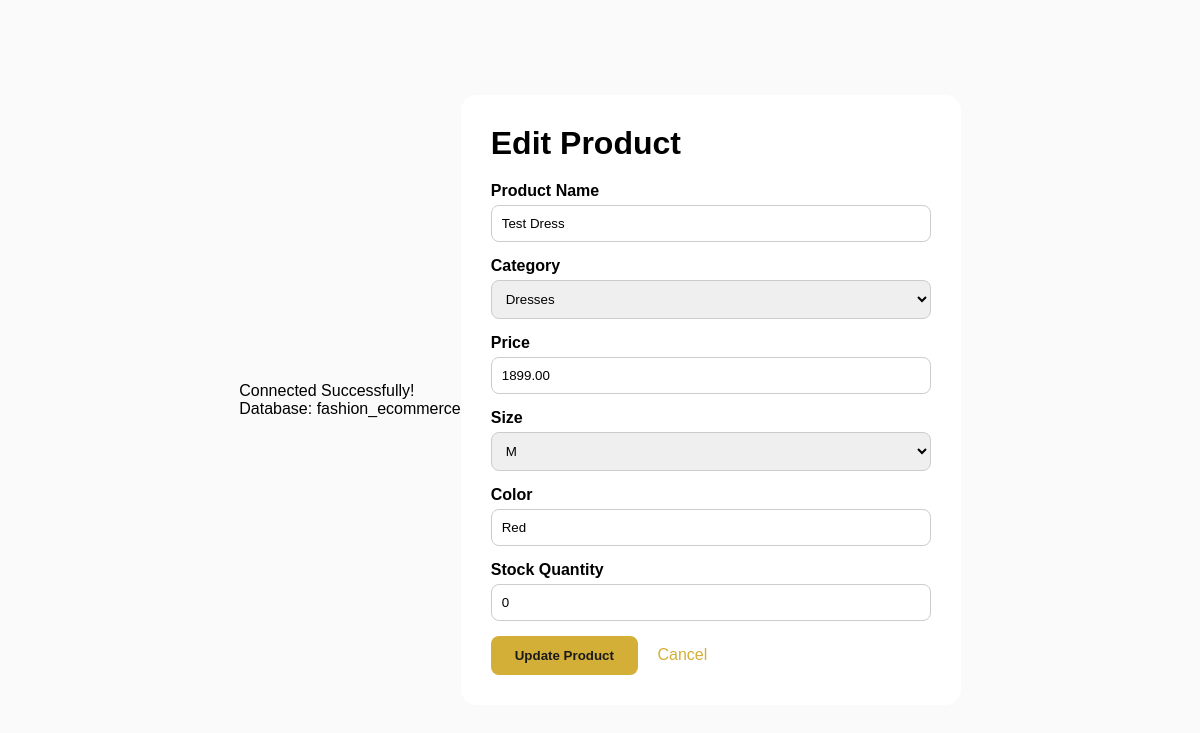
Page /edit-product.php?id=4 (signed in) on the committed database.
### tables this page shows
CREATE TABLE `products` (
  `id` int(11) NOT NULL,
  `product_name` varchar(100) NOT NULL,
  `category` varchar(50) DEFAULT NULL,
  `price` decimal(10,2) NOT NULL,
  `size` varchar(10) DEFAULT NULL,
  `color` varchar(30) DEFAULT NULL,
  `stock_quantity` int(11) DEFAULT 0,
  `created_at` timestamp NOT NULL DEFAULT current_timestamp()
);

### edit-product.php (the view, shortened to what this page needs)
<?php
include 'db-connection.php';
$id = intval($_GET['id']);
$sql = "SELECT * FROM products WHERE id = $id";
$result = mysqli_query($conn, $sql);
$product = mysqli_fetch_assoc($result);
?>
<!DOCTYPE html>
<html lang="en">
<head>
</head>
<body>
    <div class="form-container">
        <h1>Edit Product</h1>
        <form method="POST">
            <div class="form-group">
                <label>Product Name</label>
                <input type="text" name="product_name" value="<?php echo htmlspecialchars($product['product_name']); ?>" required>
            </div>
            <div class="form-group">
                <label>Category</label>
                <select name="category">
                    <option <?php echo $product['category']=='Dresses'?'selected':''; ?>>Dresses</option>
                </select>
            </div>
            <div class="form-group">
                <label>Price</label>
                <input type="number" step="0.01" name="price" value="<?php echo $product['price']; ?>" required>
            </div>
            <div class="form-group">
                <label>Size</label>
                <select name="size">
                    <option <?php echo $product['size']=='M'?'selected':''; ?>>M</option>
                </select>
            </div>
            <div class="form-group">
                <label>Color</label>
                <input type="text" name="color" value="<?php echo $product['color']; ?>">
            </div>
            <div class="form-group">
                <label>Stock Quantity</label>
                <input type="number" name="stock_quantity" value="<?php echo $product['stock_quantity']; ?>">
            </div>
            <button type="submit">Update Product</button>
            <a href="products.php" style="margin-left: 15px;">Cancel</a>
        </form>
    </div>
</body>
</html>

### edit-product.php (style rules this page uses)
* { margin: 0; padding: 0; box-sizing: border-box; }
body { font-family: Arial, sans-serif; background: #FAFAFA; display: flex; justify-content: center; align-items: center; min-height: 100vh; }
.form-container { background: white; padding: 30px; border-radius: 16px; width: 500px; }
h1 { margin-bottom: 20px; }
.form-group { margin-bottom: 15px; }
label { display: block; margin-bottom: 5px; font-weight: bold; }
input, select { width: 100%; padding: 10px; border: 1px solid #ccc; border-radius: 8px; }
button { background: #D4AF37; color: #1A1A1A; padding: 12px 24px; border: none; border-radius: 8px; cursor: pointer; font-weight: bold; }
a { color: #D4AF37; text-decoration: none; }

### rows in the picture
products: product_name "Test Dress", price "1899.00", size "M", color "Red", stock_quantity "0"

### other values in the picture
$database "fashion_ecommerce"
